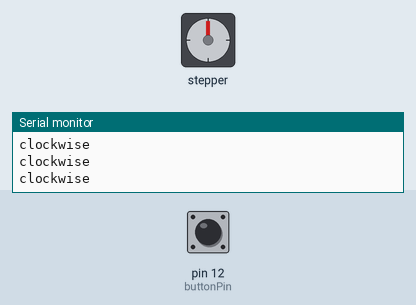
This sketch was run on a simulated Arduino Uno, built with avr-gcc and run on an emulated ATmega328P. Shown: stepper motor, the last lines printed to the serial monitor. The test bench sets the inputs (shaded band); at power-on: pin 12 (buttonPin) LOW. Stepper angles assume 90 steps per turn.

Above: at 2.0 s.
2.1 s: pin 12 (buttonPin) pulled HIGH for 0.75 s
At 3.0 s:
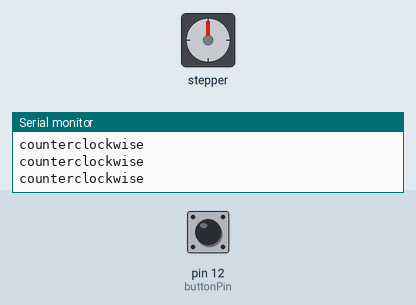
4.3 s: pin 12 (buttonPin) pulled HIGH for 1 s
At 4.55 s:
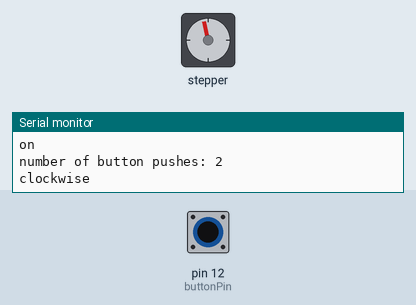
8.5 s: pin 12 (buttonPin) pulled HIGH for 0.75 s
At 9.4 s:
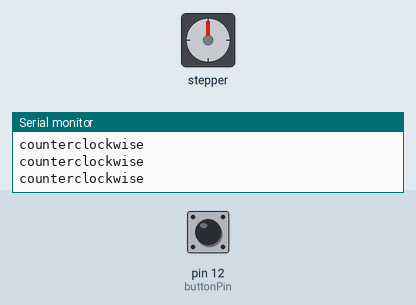
12.5 s: pin 12 (buttonPin) driven HIGH
At 13.04 s:
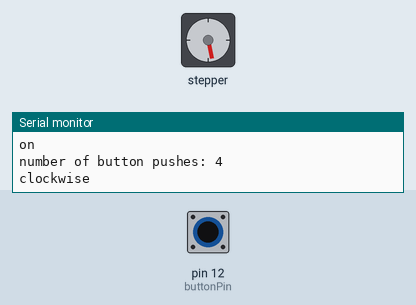
18.9 s: pin 12 (buttonPin) driven LOW
Timing chart, 0 to 76.0 s (numbered marks = the images above; inputs shaded):
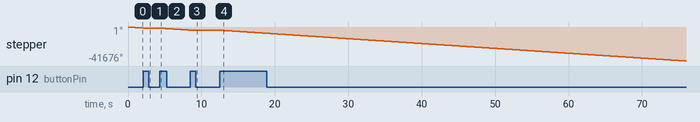

Measured:
- after the input at 2.1 s, stepper: goes on until 2.4 s, then stays -1440°
- after the input at 4.3 s, stepper: keeps turning counter-clockwise at about 591°/s, starting after 0.10 s
- after the input at 8.5 s, stepper: goes on until 8.7 s, then stays -3960°
- after the input at 12.5 s, stepper: keeps turning counter-clockwise at about 597°/s, starting after 0.09 s
- by itself, stepper: keeps turning counter-clockwise at about 601°/s

The sketch:

Stepper_motor.ino
```cpp
#include <Stepper.h>
// this constant won't change:
const int  buttonPin = 12;
const int stepsPerRevolution = 90;

int buttonPushCounter = 0;   // counter for the number of button presses
int buttonState = 0;         // current state of the button
int lastButtonState = 0;     // previous state of the button

Stepper myStepper1(stepsPerRevolution, 8, 9, 10, 11);

void setup()
{
  // initialize the button pin as a input:
  pinMode(buttonPin, INPUT);
  myStepper1.setSpeed(100);
  // initialize serial communication:
  Serial.begin(9600);
}


void loop()
{
  // read the pushbutton input pin:
  buttonState = digitalRead(buttonPin);

  // compare the buttonState to its previous state
  if (buttonState != lastButtonState)
  {
    // if the state has changed, increment the counter
    if (buttonState == HIGH)
    {
      // if the current state is HIGH then the button went from off to on:
      buttonPushCounter++;
      Serial.println("on");
      Serial.print("number of button pushes: ");
      Serial.println(buttonPushCounter);
    }
    else
    {
      // if the current state is LOW then the button went from on to off:
      Serial.println("off");
    }
    // Delay a little bit to avoid bouncing
    delay(50);
  }
  // save the current state as the last state, for next time through the loop
  lastButtonState = buttonState;
  if (buttonPushCounter % 2 == 0)
  {
    Serial.println("clockwise");
    myStepper1.step(-stepsPerRevolution);
  }
  else
  {
    Serial.println("counterclockwise");
  }
}
```
